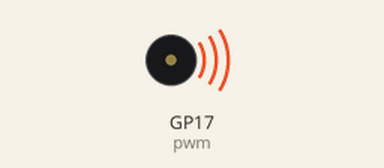
Simulated run of this program. Board: Raspberry Pi Pico running MicroPython. Parts: buzzer (waves = sounding). What the program prints to the serial console is not drawn.

Above: at 0.1 s.
Timing chart, 0 to 40.0 s (numbered marks = the images above):
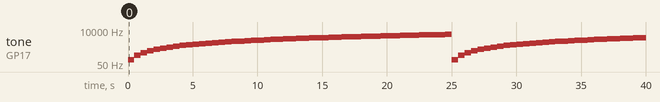

Measured:
- by itself, tone on GP17 (pwm): plays 100 Hz for 0.50 s, 200 Hz for 0.50 s, 300 Hz for 0.50 s, 400 Hz for 0.50 s, 500 Hz for 0.50 s, 600 Hz for 0.50 s … (80 notes in this stretch)

The program:

speaker_sweep.py
```python
"""Sweep PWM frequencies on GP17 to find good ones for the attached speaker.

Steps through frequencies from F_LOW to F_HIGH, holding each for HOLD_MS.
Prints the current frequency so you can note which ones sound best.
"""
import time
from machine import Pin, PWM

PIN     = 17
F_LOW   = 100      # Hz
F_HIGH  = 5000     # Hz
STEP    = 100      # Hz between steps
HOLD_MS = 500      # how long to hold each frequency

pwm = PWM(Pin(PIN))
pwm.duty_u16(32768)  # 50%

print("Sweeping %d-%d Hz, step %d, hold %dms" % (F_LOW, F_HIGH, STEP, HOLD_MS))
try:
    while True:
        for f in range(F_LOW, F_HIGH + 1, STEP):
            pwm.freq(f)
            print("%d Hz" % f)
            time.sleep_ms(HOLD_MS)
finally:
    pwm.deinit()
    Pin(PIN, Pin.IN)
```
